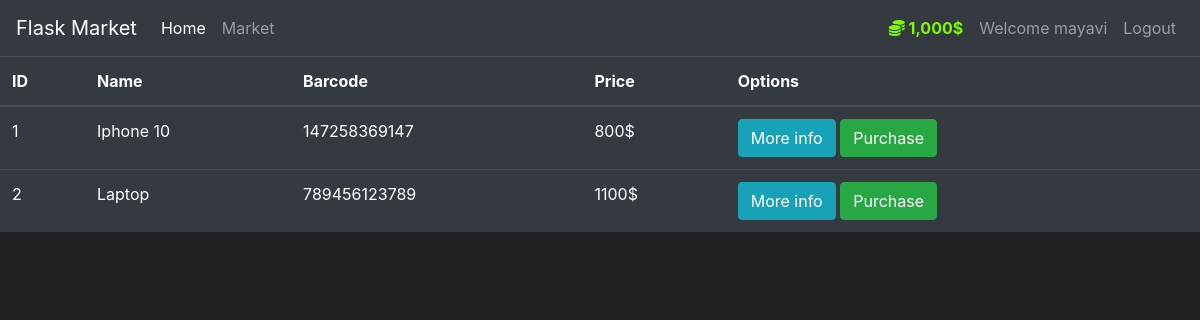
The app's page /market (signed in) with its own data.
### market/models.py (models this page shows, shortened)
class User(db.Model, UserMixin):
    id = db.Column(db.Integer(), primary_key=True)
    username = db.Column(db.String(length=30), nullable=False, unique=True)
    email_address = db.Column(db.String(length=50), nullable=False, unique=True)
    password_hash = db.Column(db.String(length=60), nullable=False)
    budget = db.Column(db.Integer(), nullable=False, default=1000)
    items = db.relationship("Item", backref='owned_user', lazy=True)
    @property
    def prettier_budget(self):
        if len(str(self.budget)) >= 4:
            return f"{str(self.budget)[:-3]},{str(self.budget)[-3:]}$"
        else:
            return f"{self.budget}$"
    @property
    def password(self):
        return self.password

class Item(db.Model):
    id = db.Column(db.Integer(), primary_key=True)
    name = db.Column(db.String(length=30), nullable=False, unique=True)
    price = db.Column(db.Integer(), nullable=False)
    barcode = db.Column(db.String(length=12), nullable=False, unique=True)
    description = db.Column(db.String(length=1024), nullable=False, unique=True)
    owner = db.Column(db.Integer(), db.ForeignKey('user.id'))

### market/routes.py (the view)
@app.route('/market')
@login_required
def market_page():
    items = Item.query.all()
    return render_template("market.html", items=items)

### market/models.py (called while the page is built)
@login_manager.user_loader
def load_user(user_id):
    return User.query.get(int(user_id))

### market/templates/market.html (shortened to what this page needs)
{% extends "base.html"%}
{% block content %}
<table class="table table-hover table-dark">
    <thead>
        <tr>
            <th scope="col">ID</th>
            <th scope="col">Name</th>
            <th scope="col">Barcode</th>
            <th scope="col">Price</th>
            <th scope="col">Options</th>
        </tr>
    </thead>
    <tbody>
        {% for item in items %}
            <tr>
                <td>{{item.id}}</td>
                <td>{{item.name}}</td>
                <td>{{item.barcode}}</td>
                <td>{{item.price}}$</td>
                <td>
                    <button class="btn btn-outline btn-info">More info</button>
                    <button class="btn btn-outline btn-success">Purchase</button>
                </td>
            </tr>
        {% endfor %}
    </tbody>
</table>
{% endblock%}

### market/templates/base.html (shortened to what this page needs)
<!doctype html>
<html lang="en">
   <head>
      <link rel="stylesheet" href="https://cdn.jsdelivr.net/npm/bootstrap@4.5.3/dist/css/bootstrap.min.css">
   </head>
   <body>
    <nav class="navbar navbar-expand-md navbar-dark bg-dark">
      <a class="navbar-brand" href="#">Flask Market</a>
      <div class="collapse navbar-collapse" id="navbarNav">
        <ul class="navbar-nav mr-auto">
            <li class="nav-item active">
                <a class="nav-link" href="{{ url_for('home_page') }}">Home <span class="sr-only">(current)</span></a>
            </li>
            <li class="nav-item">
                <a class="nav-link" href="{{ url_for('market_page') }}">Market</a>
            </li>
        </ul>
          {% if current_user.is_authenticated %}
           <ul class="navbar-nav">
               <li class="nav-item">
                 <a class="nav-link" style="color:lawngreen; font-weight: bold">
                     <i class="fas fa-coins"></i>
                     {{ current_user.prettier_budget }}
                 </a>
             </li>
               <li class="nav-item">
                 <a class="nav-link" >Welcome  {{ current_user.username }}</a>
             </li>
              <li class="nav-item">
                 <a class="nav-link" href="{{ url_for('logout_page') }}">Logout</a>
             </li>
        </ul>
          {% endif %}
      </div>
    </nav>
      {% block content %}
      {% endblock %}
   </body>
</html>

### market/templates/base.html (style rules this page uses)
body { background-color: #212121; color: white }

### records on screen
User: prettier_budget "1,000$", username "mayavi"
Item: id "1", name "Iphone 10", barcode "147258369147", price "800"
Item: id "2", name "Laptop", barcode "789456123789", price "1100"
